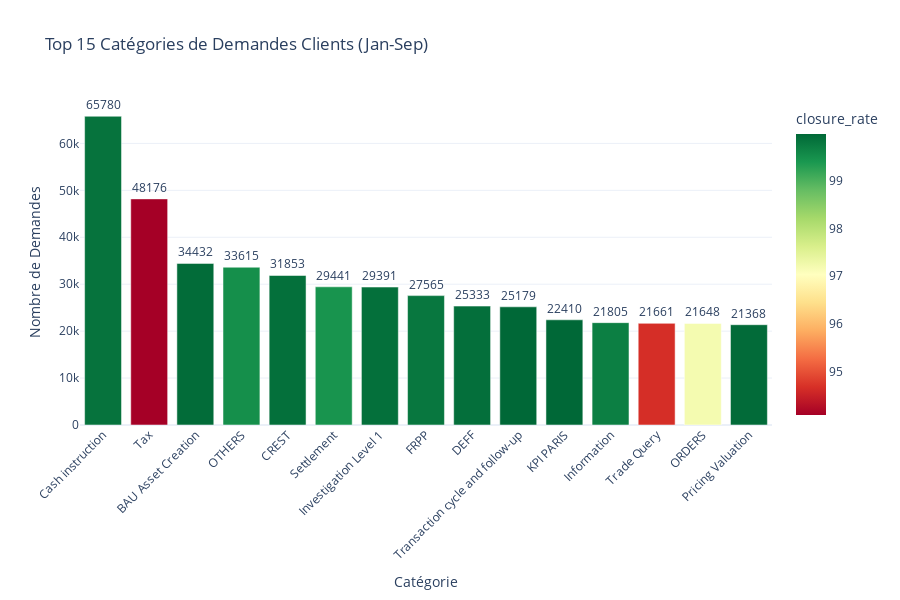

The code cell stored with this chart in its notebook:
### Code cell
# Visualisation : Répartition par catégorie
fig = px.bar(
    category_distribution.head(15),
    x='category_name',
    y='total_requests',
    title='Top 15 Catégories de Demandes Clients (Jan-Sep)',
    labels={'category_name': 'Catégorie', 'total_requests': 'Nombre de Demandes'},
    text='total_requests',
    color='closure_rate',
    color_continuous_scale='RdYlGn',
    hover_data=['avg_hours_to_close', 'pct_of_total']
)

fig.update_traces(textposition='outside')
fig.update_layout(xaxis_tickangle=-45, height=600)
fig.show()

### Figure 1 — Plotly figure (JSON) as saved in the notebook; plotly's stock layout.template omitted (floating-point values rounded to 4 significant figures)
{"data": [{"customdata": [[62.71, 2.77], [583.2, 2.03], [23.64, 1.45], [84.72, 1.42], [39.36, 1.34], [139.1, 1.24], [84.65, 1.24], [83.38, 1.16], [49.59, 1.07], [61.44, 1.06], [6.05, 0.95], [106.9, 0.92], [132.7, 0.91], [261.5, 0.91], [11.26, 0.9]], "hovertemplate": "Catégorie=%{x}<br>Nombre de Demandes=%{text}<br>avg_hours_to_close=%{customdata[0]}<br>pct_of_total=%{customdata[1]}<br>closure_rate=%{marker.color}<extra></extra>", "legendgroup": "", "marker": {"color": [99.84, 94.09, 99.93, 99.5, 99.88, 99.44, 99.88, 99.8, 99.89, 99.98, 99.98, 99.7, 94.66, 97.2, 99.94], "coloraxis": "coloraxis", "pattern": {"shape": ""}}, "name": "", "orientation": "v", "showlegend": false, "text": [65780.0, 48180.0, 34430.0, 33620.0, 31850.0, 29440.0, 29390.0, 27560.0, 25330.0, 25180.0, 22410.0, 21800.0, 21660.0, 21650.0, 21370.0], "textposition": "outside", "type": "bar", "x": ["Cash instruction", "Tax", "BAU Asset Creation", "OTHERS", "CREST", "Settlement", "Investigation Level 1", "FRPP", "DEFF", "Transaction cycle and follow-up", "KPI PARIS", "Information", "Trade Query", "ORDERS", "Pricing Valuation"], "xaxis": "x", "y": [65780, 48176, 34432, 33615, 31853, 29441, 29391, 27565, 25333, 25179, 22410, 21805, 21661, 21648, 21368], "yaxis": "y"}], "layout": {"barmode": "relative", "coloraxis": {"colorbar": {"title": {"text": "closure_rate"}}, "colorscale": [[0, "rgb(165,0,38)"], [0.1, "rgb(215,48,39)"], [0.2, "rgb(244,109,67)"], [0.3, "rgb(253,174,97)"], [0.4, "rgb(254,224,139)"], [0.5, "rgb(255,255,191)"], [0.6, "rgb(217,239,139)"], [0.7, "rgb(166,217,106)"], [0.8, "rgb(102,189,99)"], [0.9, "rgb(26,152,80)"], [1, "rgb(0,104,55)"]]}, "height": 600, "legend": {"tracegroupgap": 0}, "title": {"text": "Top 15 Catégories de Demandes Clients (Jan-Sep)"}, "xaxis": {"anchor": "y", "domain": [0, 1], "tickangle": -45, "title": {"text": "Catégorie"}}, "yaxis": {"anchor": "x", "domain": [0, 1], "title": {"text": "Nombre de Demandes"}}}}
